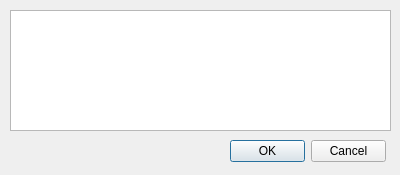
<?xml version="1.0" encoding="UTF-8"?>
<ui version="4.0">
 <class>textewindow</class>
 <widget class="QDialog" name="textewindow">
  <property name="geometry">
   <rect>
    <x>0</x>
    <y>0</y>
    <width>400</width>
    <height>175</height>
   </rect>
  </property>
  <property name="windowTitle">
   <string>Gestion d'un commentaire</string>
  </property>
  <widget class="QTextEdit" name="textEdit">
   <property name="geometry">
    <rect>
     <x>10</x>
     <y>10</y>
     <width>381</width>
     <height>121</height>
    </rect>
   </property>
  </widget>
  <widget class="QDialogButtonBox" name="buttonBox">
   <property name="geometry">
    <rect>
     <x>230</x>
     <y>140</y>
     <width>156</width>
     <height>23</height>
    </rect>
   </property>
   <property name="standardButtons">
    <set>QDialogButtonBox::Cancel|QDialogButtonBox::Ok</set>
   </property>
  </widget>
 </widget>
 <resources/>
 <connections/>
</ui>
